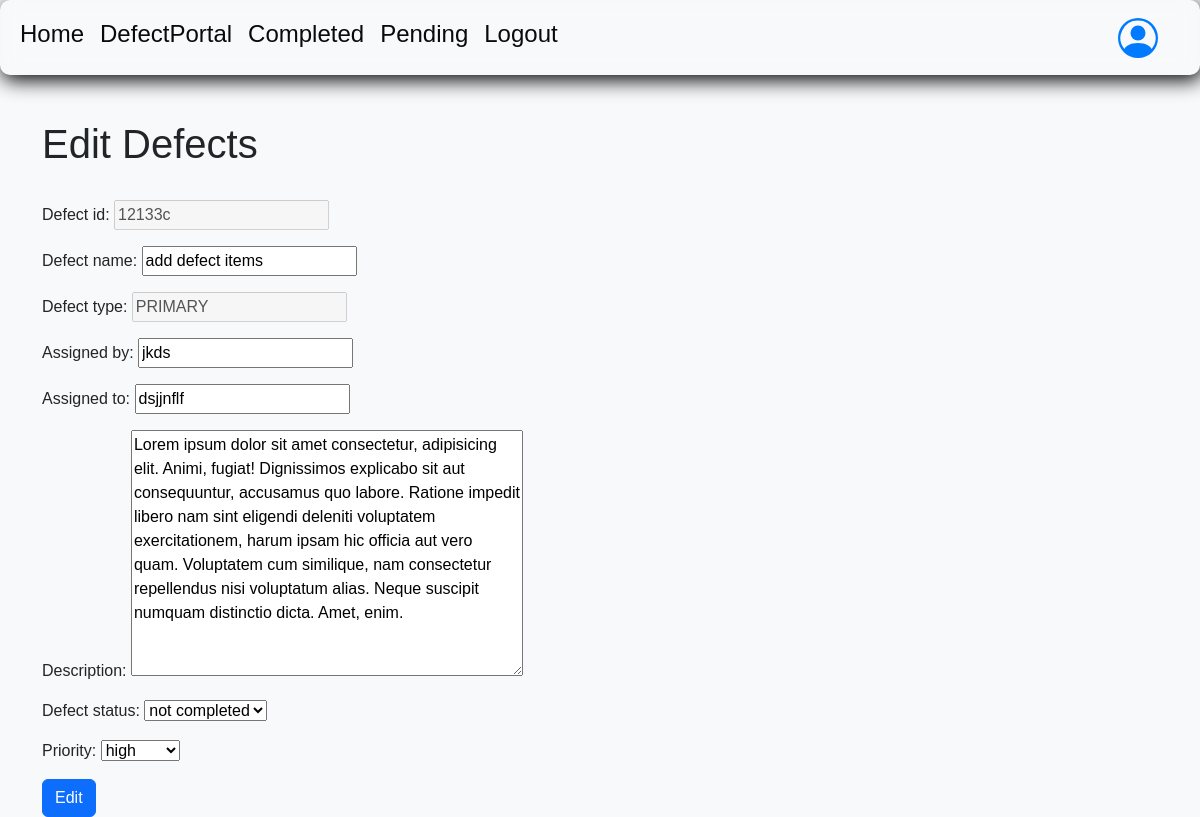
/defects/edit/3/ (signed in), run on the app's committed database.
### DefectsPortal/models.py (models this page shows, shortened)
class Defect(models.Model):
    defect_id = models.CharField(max_length=100)
    defect_name = models.CharField(max_length=100)
    defect_type = models.CharField(max_length=100, choices=DEFECTS_TYPES, default='PRIMARY')
    assigned_by = models.CharField(max_length=100)
    assigned_to = models.CharField(max_length=100)
    description = models.TextField()
    defect_status = models.CharField(max_length=100, choices=DEFECTS_STATUS, default='NOT COMPLETED')
    priority = models.CharField(max_length=100, choices=DEFECTS_PRIORITY, default='HIGH')

### DefectsPortal/views.py (the view)
# urls.py: path('edit/<int:id>/', views.update_defects, name='edit'),  # Updated URL pattern
@login_required(login_url='login')
def update_defects(request, id=0):
    defect = Defect.objects.get(id=id)
    form = Defect_Edit_Form(instance=defect)
    if request.method == 'POST':
        form = Defect_Edit_Form(request.POST, instance=defect)
        if form.is_valid():
            form.save()
            return redirect('defect')
    return render(request, 'defects/edit_defects.html', {'form': form})

### DefectsPortal/forms.py
class Defect_Edit_Form(forms.ModelForm):
    defect_id = forms.CharField(max_length=100,disabled=True)
    defect_type = forms.CharField(disabled=True)
    class Meta:
        model = Defect
        fields = "__all__"

### templates/defects/edit_defects.html (shortened to what this page needs)
{% extends "defects/defect.html" %}
{% block contents %}
<div class="container">
    <div class="jumbotron">
        <h1>Edit Defects</h1>
        <br>
        <form method="POST">
            <div class="form-group">
                {{ form.as_p }}
                <button type="submit" class="btn btn-primary">Edit</button>
            </div>
        </form>
    </div>
</div>
{% endblock contents %}

### templates/defects/defect.html (style rules this page uses)
body { font-family: Arial, sans-serif; background-color: #f8f9fa; margin: 0; padding: 0; }
.container { margin-top: 120px; }

### data on the page
Defect: defect_id "12133c", defect_name "add defect items", defect_type "PRIMARY", assigned_by "jkds", assigned_to "dsjjnflf", description "Lorem ipsum dolor sit amet consectetur, adipisicing elit. Animi, fugiat! Dignissimos explicabo sit aut consequuntur, accusamus quo labore. Ratione impedit libero nam sint eligendi deleniti voluptatem exercitationem, harum ipsam hic officia aut vero quam. Voluptatem cum similique, nam consectetur repellendus nisi voluptatum alias. Neque suscipit numquam distinctio dicta. Amet, enim.", defect_status "not completed", priority "high"
